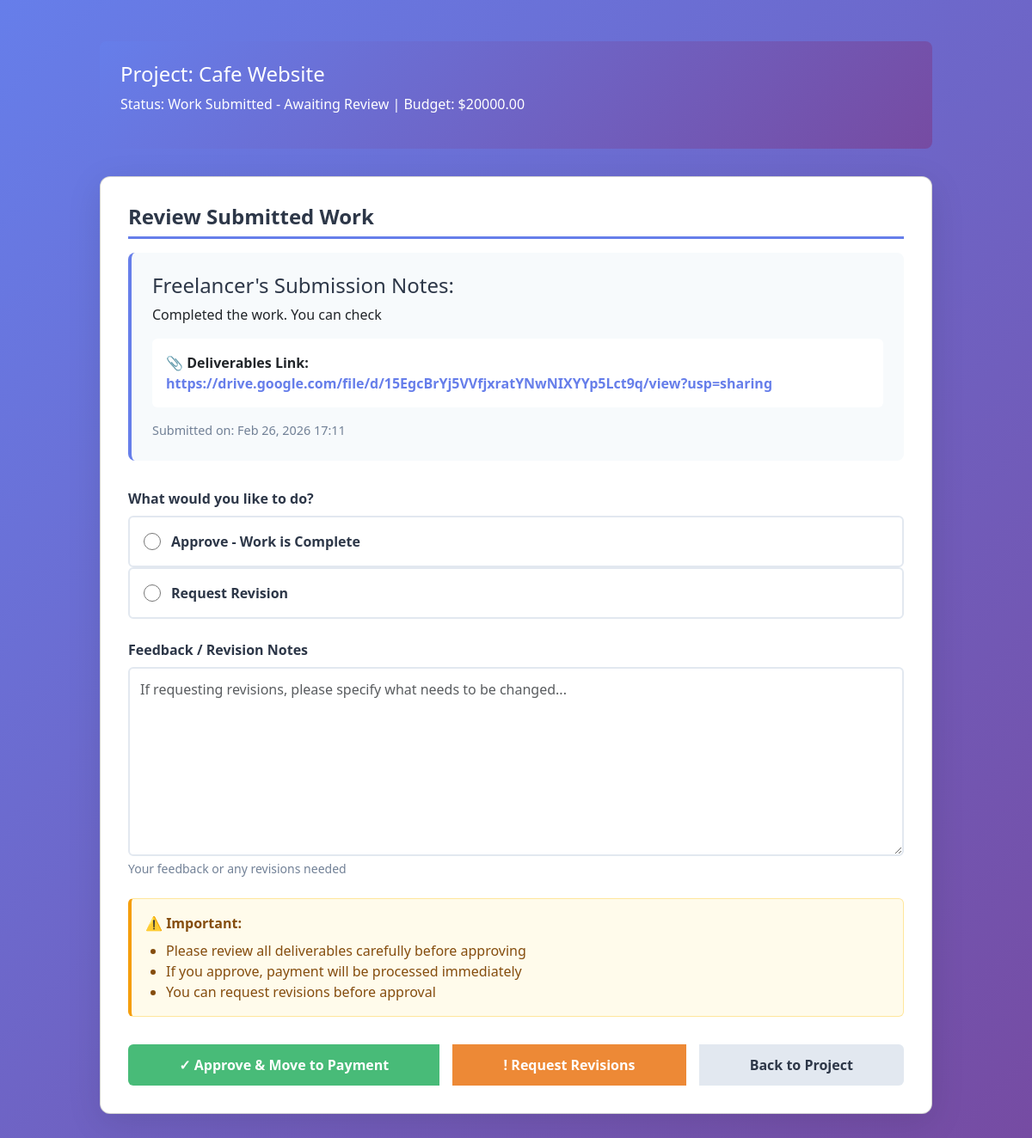
/projects/1/review-work/ (signed in), run on the app's committed database.
### projects/models.py (models this page shows, shortened)
class Project(models.Model):
    STATUS_CHOICES = (
        ('open', 'Open for Bidding'),
        ('in_progress', 'In Progress'),
        ('work_submitted', 'Work Submitted - Awaiting Review'),
        ('completed', 'Completed'),
        ('cancelled', 'Cancelled'),
    )
    title = models.CharField(max_length=255)
    description = models.TextField()
    budget = models.DecimalField(max_digits=10, decimal_places=2, validators=[MinValueValidator(1.00)])
    client = models.ForeignKey(settings.AUTH_USER_MODEL, on_delete=models.CASCADE, related_name='projects_posted')
    freelancer = models.ForeignKey(settings.AUTH_USER_MODEL, on_delete=models.SET_NULL, null=True, blank=True, related_name='projects_won')
    status = models.CharField(max_length=20, choices=STATUS_CHOICES, default='open')
    created_at = models.DateTimeField(auto_now_add=True)
    updated_at = models.DateTimeField(auto_now=True)
    completed_at = models.DateTimeField(null=True, blank=True)
    payment_status = models.CharField(
        max_length=20,
        choices=[
            ('not_started', 'Not Started'),
            ('escrowed', 'Funds Held in Escrow'),
            ('released', 'Payment Released'),
            ('refunded', 'Refunded'),
        ],
        default='not_started'
    )
    class Meta:
        ordering = ['-created_at']

class WorkCompletion(models.Model):
    STATUS_CHOICES = (
        ('pending', 'Pending Client Review'),
        ('revision_requested', 'Revision Requested'),
        ('approved', 'Approved & Complete'),
    )
    bid = models.OneToOneField(Bid, on_delete=models.CASCADE, related_name='work_completion')
    project = models.OneToOneField(Project, on_delete=models.CASCADE, related_name='work_completion')
    submitted_at = models.DateTimeField(auto_now_add=True)
    submission_notes = models.TextField(help_text="Freelancer's notes about the completed work")
    submission_files_link = models.URLField(blank=True, help_text="Link to submitted files (Google Drive, Dropbox, etc.)")
    status = models.CharField(max_length=20, choices=STATUS_CHOICES, default='pending')
    reviewed_at = models.DateTimeField(null=True, blank=True)
    review_notes = models.TextField(blank=True, help_text="Client's feedback or revision requests")
    revision_count = models.PositiveIntegerField(default=0)
    approved_at = models.DateTimeField(null=True, blank=True)
    class Meta:
        ordering = ['-submitted_at']

### projects/views.py (the view, shortened to what this page needs)
# urls.py: path('<int:project_id>/review-work/', views.ReviewWorkView.as_view(), name='review-work'),
class ReviewWorkView(LoginRequiredMixin, FormView):
    form_class = WorkReviewForm
    template_name = 'projects/review_work.html'
    def get_work_completion(self):
        project_id = self.kwargs.get('project_id')
        project = get_object_or_404(Project, id=project_id)
        work_completion = get_object_or_404(WorkCompletion, project=project)
        return project, work_completion
    def test_client_permission(self):
        project, _ = self.get_work_completion()
        return self.request.user == project.client
    def dispatch(self, request, *args, **kwargs):
        if not self.test_client_permission():
            messages.error(request, "You don't have permission to review this work.")
            return redirect('projects:project-list')
        project, work = self.get_work_completion()
        if project.status != 'work_submitted':
            messages.error(request, "No submitted work to review for this project.")
            return redirect('projects:project-detail', pk=project.id)
        return super().dispatch(request, *args, **kwargs)
    def get_context_data(self, **kwargs):
        context = super().get_context_data(**kwargs)
        project, work_completion = self.get_work_completion()
        context['project'] = project
        context['work'] = work_completion
        return context

### projects/forms.py
class WorkReviewForm(forms.ModelForm):
    REVIEW_CHOICES = [
        ('approved', 'Approve - Work is Complete'),
        ('revision_requested', 'Request Revision'),
    ]
    action = forms.ChoiceField(
        choices=REVIEW_CHOICES,
        widget=forms.RadioSelect(attrs={'class': 'form-check-input'}),
        label='Action'
    )
    review_notes = forms.CharField(
        label='Feedback / Revision Notes',
        widget=forms.Textarea(attrs={
            'placeholder': 'If requesting revisions, please specify what needs to be changed...',
            'rows': 8,
            'class': 'form-control'
        }),
        required=False,
        help_text='Your feedback or any revisions needed'
    )
    class Meta:
        model = WorkCompletion
        fields = []

### projects/templates/projects/review_work.html (shortened to what this page needs)
{% extends 'base.html' %}
{% load static %}
{% block content %}
<div class="container-wrapper">
    <div class="project-summary">
        <h4>Project: {{ project.title }}</h4>
        <p>Status: {{ project.get_status_display }} | Budget: ${{ project.budget }}</p>
    </div>
    <div class="card">
        <h2 class="card-title">Review Submitted Work</h2>
        <div class="submission-section">
            <h4>Freelancer's Submission Notes:</h4>
            <p>{{ work.submission_notes }}</p>
            {% if work.submission_files_link %}
                <div class="submission-files">
                    <strong>📎 Deliverables Link:</strong><br>
                    <a href="{{ work.submission_files_link }}" target="_blank" rel="noopener noreferrer">
                        {{ work.submission_files_link }}
                    </a>
                </div>
            {% endif %}
            <div style="margin-top: 1rem; font-size: 0.9rem; color: #718096;">
                Submitted on: {{ work.submitted_at|date:"M d, Y H:i" }}
            </div>
        </div>
        <form method="post">
            <div class="form-group">
                <label>What would you like to do?</label>
                <div class="radio-group" style="display: block;">
                    {% for value, label in form.action.field.choices %}
                        <div class="radio-item">
                            <input type="radio" id="id_action_{{ forloop.counter }}" name="action" value="{{ value }}" {% if form.action.value == value %}checked{% endif %}>
                            <label for="id_action_{{ forloop.counter }}" style="margin: 0; cursor: pointer;">
                                <strong>{{ label }}</strong>
                            </label>
                        </div>
                    {% endfor %}
                </div>
            </div>
            <div class="form-group">
                <label for="{{ form.review_notes.id_for_label }}">{{ form.review_notes.label }}</label>
                {{ form.review_notes }}
                {% if form.review_notes.help_text %}
                    <div class="form-text">{{ form.review_notes.help_text }}</div>
                {% endif %}
            </div>
            <div class="alert alert-warning">
                <strong>⚠️ Important:</strong>
                <ul style="margin: 0.5rem 0 0 0; padding-left: 1.5rem;">
                    <li>Please review all deliverables carefully before approving</li>
                    <li>If you approve, payment will be processed immediately</li>
                    <li>You can request revisions before approval</li>
                </ul>
            </div>
            <div class="btn-group">
                <button type="submit" formaction="" name="action" value="approved" class="btn btn-success">✓ Approve & Move to Payment</button>
                <button type="submit" formaction="" name="action" value="revision_requested" class="btn btn-warning">! Request Revisions</button>
                <a href="{% url 'projects:project-detail' project.id %}" class="btn btn-secondary">Back to Project</a>
            </div>
        </form>
    </div>
</div>
{% endblock %}

### projects/templates/projects/review_work.html (style rules this page uses)
:root { --primary: #667eea; --primary-dark: #5568d3; --success: #48bb78; --warning: #ed8936; --danger: #f56565; --light: #f7fafc; --dark: #2d3748; --border: #e2e8f0; }
body { background: linear-gradient(135deg, #667eea 0%, #764ba2 100%); min-height: 100vh; font-family: 'Segoe UI', Tahoma, Geneva, Verdana, sans-serif; }
.container-wrapper { max-width: 1000px; margin: 3rem auto; padding: 0 1rem; }
.card { background: white; border-radius: 12px; box-shadow: 0 10px 40px rgba(0, 0, 0, 0.1); padding: 2rem; margin-bottom: 2rem; }
.card-title { font-size: 1.5rem; font-weight: 600; color: var(--dark); margin-bottom: 1rem; border-bottom: 3px solid var(--primary); padding-bottom: 0.5rem; }
.project-summary { background: linear-gradient(135deg, #667eea 0%, #764ba2 100%); color: white; padding: 1.5rem; border-radius: 8px; margin-bottom: 2rem; }
.project-summary h4 { margin: 0 0 0.5rem 0; }
.submission-section { background: #f7fafc; padding: 1.5rem; border-radius: 8px; margin-bottom: 2rem; border-left: 4px solid var(--primary); }
.submission-section h4 { color: var(--dark); margin-top: 0; }
.submission-files { background: white; padding: 1rem; border-radius: 6px; margin-top: 0.5rem; }
.submission-files a { color: var(--primary); text-decoration: none; font-weight: 600; word-break: break-all; }
.form-group { margin-bottom: 1.5rem; }
.form-group label { font-weight: 600; color: var(--dark); margin-bottom: 0.5rem; display: block; }
.radio-group { display: flex; gap: 2rem; margin-bottom: 1.5rem; }
.radio-item { display: flex; align-items: center; padding: 1rem; border: 2px solid var(--border); border-radius: 6px; cursor: pointer; transition: all 0.3s; }
.radio-item input[type="radio"] { width: 20px; height: 20px; margin-right: 0.75rem; cursor: pointer; }
.form-control { width: 100%; padding: 0.75rem; border: 2px solid var(--border); border-radius: 6px; font-size: 1rem; transition: border-color 0.3s; font-family: inherit; }
.form-text { font-size: 0.875rem; color: #718096; margin-top: 0.25rem; }
.btn-group { display: flex; gap: 1rem; margin-top: 2rem; }
.btn { padding: 0.75rem 2rem; border: none; border-radius: 6px; font-size: 1rem; font-weight: 600; cursor: pointer; transition: all 0.3s; text-decoration: none; display: inline-block; }
.btn-success { background: var(--success); color: white; }
.btn-warning { background: var(--warning); color: white; }
.btn-secondary { background: #e2e8f0; color: var(--dark); }
.alert { padding: 1rem; border-radius: 6px; margin-bottom: 1rem; }
.alert-warning { background: #fffbeb; color: #854d0e; border-left: 4px solid #f59e0b; }

### users/templates/base.html (style rules this page uses)
body { font-family: 'Segoe UI', Tahoma, Geneva, Verdana, sans-serif; }

### data on the page
Project: title "Cafe Website", status "Work Submitted - Awaiting Review", budget "20000.00"
WorkCompletion: submission_notes "Completed the work. You can check", submission_files_link "https://drive.google.com/file/d/15EgcBrYj5VVfjxratYNwNIXYYp5Lct9q/view?usp=sharing", submitted_at "Feb 26, 2026 17:11"

### other printed values
{{ label }} "Approve - Work is Complete" "Request Revision"
